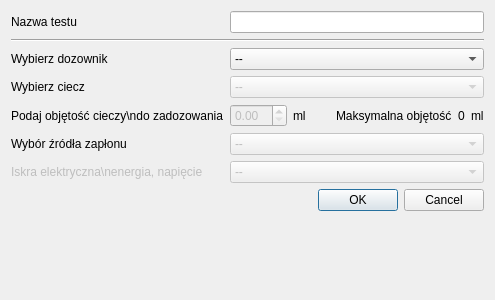
<?xml version="1.0" encoding="UTF-8"?>
<ui version="4.0">
 <class>NowyTestDlg</class>
 <widget class="QDialog" name="NowyTestDlg">
  <property name="geometry">
   <rect>
    <x>0</x>
    <y>0</y>
    <width>495</width>
    <height>300</height>
   </rect>
  </property>
  <property name="minimumSize">
   <size>
    <width>495</width>
    <height>300</height>
   </size>
  </property>
  <property name="windowTitle">
   <string>Dialog</string>
  </property>
  <layout class="QFormLayout" name="formLayout">
   <item row="0" column="0">
    <widget class="QLabel" name="label">
     <property name="text">
      <string>Nazwa testu</string>
     </property>
    </widget>
   </item>
   <item row="0" column="1">
    <widget class="QLineEdit" name="nameTest"/>
   </item>
   <item row="2" column="0" colspan="2">
    <widget class="Line" name="line">
     <property name="minimumSize">
      <size>
       <width>15</width>
       <height>3</height>
      </size>
     </property>
     <property name="orientation">
      <enum>Qt::Horizontal</enum>
     </property>
    </widget>
   </item>
   <item row="3" column="0">
    <widget class="QLabel" name="lchDozownik">
     <property name="text">
      <string>Wybierz dozownik</string>
     </property>
    </widget>
   </item>
   <item row="3" column="1">
    <widget class="QComboBox" name="cbDozownik">
     <item>
      <property name="text">
       <string>--</string>
      </property>
     </item>
     <item>
      <property name="text">
       <string>1</string>
      </property>
     </item>
     <item>
      <property name="text">
       <string>2</string>
      </property>
     </item>
     <item>
      <property name="text">
       <string>3</string>
      </property>
     </item>
     <item>
      <property name="text">
       <string>4</string>
      </property>
     </item>
     <item>
      <property name="text">
       <string>5</string>
      </property>
     </item>
    </widget>
   </item>
   <item row="4" column="0">
    <widget class="QLabel" name="lchCiecz">
     <property name="text">
      <string>Wybierz ciecz</string>
     </property>
    </widget>
   </item>
   <item row="4" column="1">
    <widget class="QComboBox" name="cbCiecz">
     <property name="enabled">
      <bool>false</bool>
     </property>
     <item>
      <property name="text">
       <string>--</string>
      </property>
     </item>
     <item>
      <property name="text">
       <string>Ciecz 1</string>
      </property>
     </item>
     <item>
      <property name="text">
       <string>Ciecz 2</string>
      </property>
     </item>
     <item>
      <property name="text">
       <string>Ciecz 3</string>
      </property>
     </item>
    </widget>
   </item>
   <item row="5" column="0">
    <widget class="QLabel" name="lbojetoscicieczy">
     <property name="text">
      <string>Podaj objętość cieczy\ndo zadozowania</string>
     </property>
    </widget>
   </item>
   <item row="5" column="1">
    <layout class="QHBoxLayout" name="horizontalLayout">
     <item>
      <widget class="QDoubleSpinBox" name="iloscCieczy">
       <property name="enabled">
        <bool>false</bool>
       </property>
      </widget>
     </item>
     <item>
      <widget class="QLabel" name="lunit">
       <property name="text">
        <string>ml</string>
       </property>
      </widget>
     </item>
     <item>
      <spacer name="horizontalSpacer">
       <property name="orientation">
        <enum>Qt::Horizontal</enum>
       </property>
       <property name="sizeHint" stdset="0">
        <size>
         <width>40</width>
         <height>20</height>
        </size>
       </property>
      </spacer>
     </item>
     <item>
      <widget class="QLabel" name="lMaxvalue">
       <property name="text">
        <string>Maksymalna objętość</string>
       </property>
      </widget>
     </item>
     <item>
      <widget class="QLabel" name="maxcieczy">
       <property name="text">
        <string>0</string>
       </property>
      </widget>
     </item>
     <item>
      <widget class="QLabel" name="lunit2">
       <property name="text">
        <string>ml</string>
       </property>
      </widget>
     </item>
    </layout>
   </item>
   <item row="6" column="0">
    <widget class="QLabel" name="lzaplon">
     <property name="text">
      <string>Wybór źródła zapłonu</string>
     </property>
    </widget>
   </item>
   <item row="6" column="1">
    <widget class="QComboBox" name="cbZaplon">
     <property name="enabled">
      <bool>false</bool>
     </property>
     <item>
      <property name="text">
       <string>--</string>
      </property>
     </item>
     <item>
      <property name="text">
       <string>Iskra elektryczna</string>
      </property>
     </item>
     <item>
      <property name="text">
       <string>Iskra mechaniczna</string>
      </property>
     </item>
     <item>
      <property name="text">
       <string>Płomień</string>
      </property>
     </item>
    </widget>
   </item>
   <item row="7" column="0">
    <widget class="QLabel" name="liskra">
     <property name="enabled">
      <bool>false</bool>
     </property>
     <property name="text">
      <string>Iskra elektryczna\nenergia, napięcie</string>
     </property>
    </widget>
   </item>
   <item row="7" column="1">
    <widget class="QComboBox" name="cbenergiaIskry">
     <property name="enabled">
      <bool>false</bool>
     </property>
     <item>
      <property name="text">
       <string>--</string>
      </property>
     </item>
     <item>
      <property name="text">
       <string>Energia wybierana manualnie</string>
      </property>
     </item>
     <item>
      <property name="text">
       <string>Przełącznik mechaniczny</string>
      </property>
     </item>
    </widget>
   </item>
   <item row="8" column="0" colspan="2">
    <widget class="QDialogButtonBox" name="buttonBox">
     <property name="orientation">
      <enum>Qt::Horizontal</enum>
     </property>
     <property name="standardButtons">
      <set>QDialogButtonBox::Cancel|QDialogButtonBox::Ok</set>
     </property>
    </widget>
   </item>
  </layout>
 </widget>
 <resources/>
 <connections>
  <connection>
   <sender>buttonBox</sender>
   <signal>accepted()</signal>
   <receiver>NowyTestDlg</receiver>
   <slot>accept()</slot>
   <hints>
    <hint type="sourcelabel">
     <x>248</x>
     <y>254</y>
    </hint>
    <hint type="destinationlabel">
     <x>157</x>
     <y>274</y>
    </hint>
   </hints>
  </connection>
  <connection>
   <sender>buttonBox</sender>
   <signal>rejected()</signal>
   <receiver>NowyTestDlg</receiver>
   <slot>reject()</slot>
   <hints>
    <hint type="sourcelabel">
     <x>316</x>
     <y>260</y>
    </hint>
    <hint type="destinationlabel">
     <x>286</x>
     <y>274</y>
    </hint>
   </hints>
  </connection>
 </connections>
</ui>
